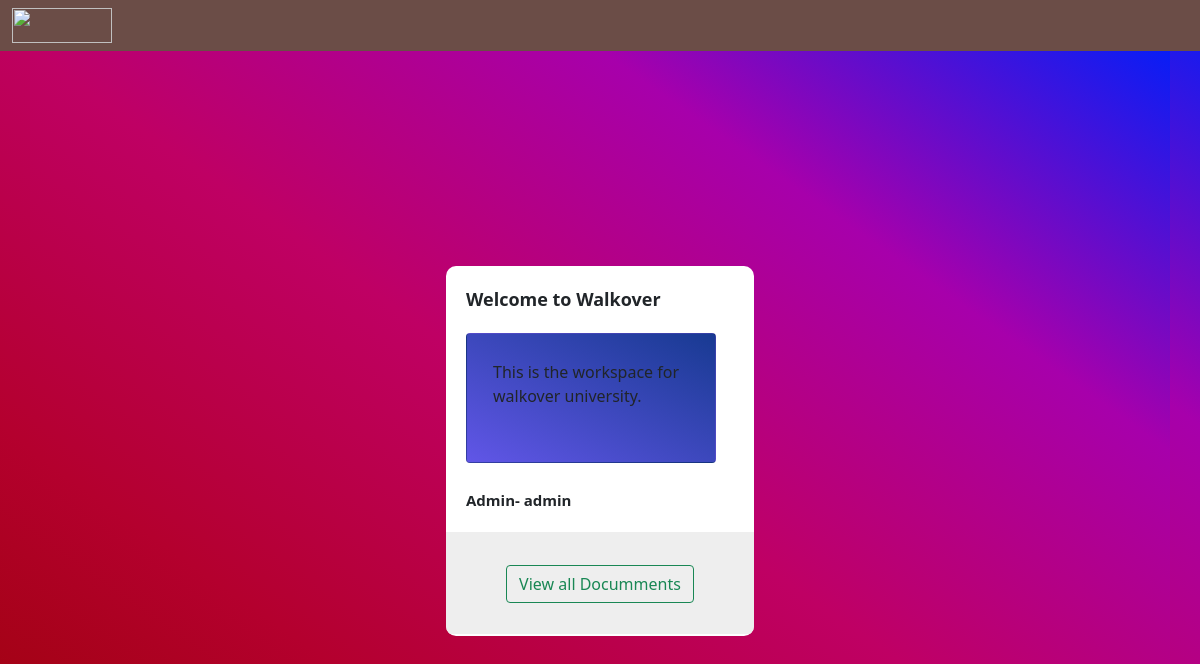
The page /welcome/1 on the database its author committed.
### docplatform/models.py (models this page shows, shortened)
class Workspace(models.Model):
    name =  models.CharField(max_length=100)
    admin = models.ForeignKey(settings.AUTH_USER_MODEL, on_delete=models.CASCADE, related_name='+')
    desc = models.TextField()

class User(AbstractUser):
    workspace = models.ManyToManyField(Workspace, blank=True)

### docplatform/views.py (the view)
# urls.py: path('welcome/<id>', views.welcome, name="welcome"),
def welcome(request,id):
    worksp = Workspace.objects.get(pk=id)
    return render(request, 'welcome.html', {'worksp': worksp})

### docplatform/templates/welcome.html (shortened to what this page needs)
{% load static %}
<!doctype html>
<html lang="en">
  <head>
    <link rel="stylesheet" href="{% static 'css/welcome.css' %}" type="text/css" />
    <link href="https://cdn.jsdelivr.net/npm/bootstrap@5.1.3/dist/css/bootstrap.min.css" rel="stylesheet">
  </head>
  <body>
    {% include 'navbar.html' %}
    <div class="container">
        <div class="outer-frame">
            <div class="card-1">
                <div class="first-row">
                <span class="text"><center>Welcome to {{worksp.name}}</center></span>
            </div>
            <div class="card">
                <div class="card-body">
                    {{worksp.desc}}
                </div>
            </div>
            <div class="amount-text">
                {%  if worksp.admin == request.user %}
             <span></i>You are admin of this Workspace</span>
                {% else %}
             <span></i>Admin- {{worksp.admin}}</span>
             {% endif %}
            </div>
            </div>
            <div class="last-row">
                <div class="border-line">
                 <a href="{% url 'list' worksp.id %}" type="button" class="btn btn-outline-success">View all Documments</a>
                </div>
            </div>
        </div>
    </div>
  </body>
</html>

### static/css/welcome.css (style rules this page uses)
body { background-color: #eee; background-image: linear-gradient(to right top, #990404, #b4002e, #bf0064, #a700ab, #081df6) }
.container { background-color: #eee; background-image: linear-gradient(to right top, #990404, #b4002e, #bf0064, #a700ab, #081df6); min-height:100vh; display:flex; justify-content:center; align-items:center; }
.outer-frame { height:370px; width:308px; background-color:#fff; border-radius:10px; overflow:hidden; }
.card-1 { padding:20px; border-bottom:2px solid #eee; }
.first-row { display:flex; justify-content:space-between; position:relative; }
.text { font-size:18px; font-weight:900; }
.card { height:130px; width:250px; background-image: linear-gradient(to right top,#6156E7,#183A92); margin-top:20px; border-radius:10px; padding:10px; position:relative; }
.amount-text { margin-top:25px; }
.amount-text span { font-size:15px; padding-top:30px; font-weight:900; }
.last-row { height:100px; width:100%; }
.border-line { height:100%; display:flex; justify-content:center; align-items:center; }
.last-row { background-color:#eee; }

### rows shown on the page
Workspace: name "Walkover", desc "This is the workspace for walkover university.", admin "admin"
